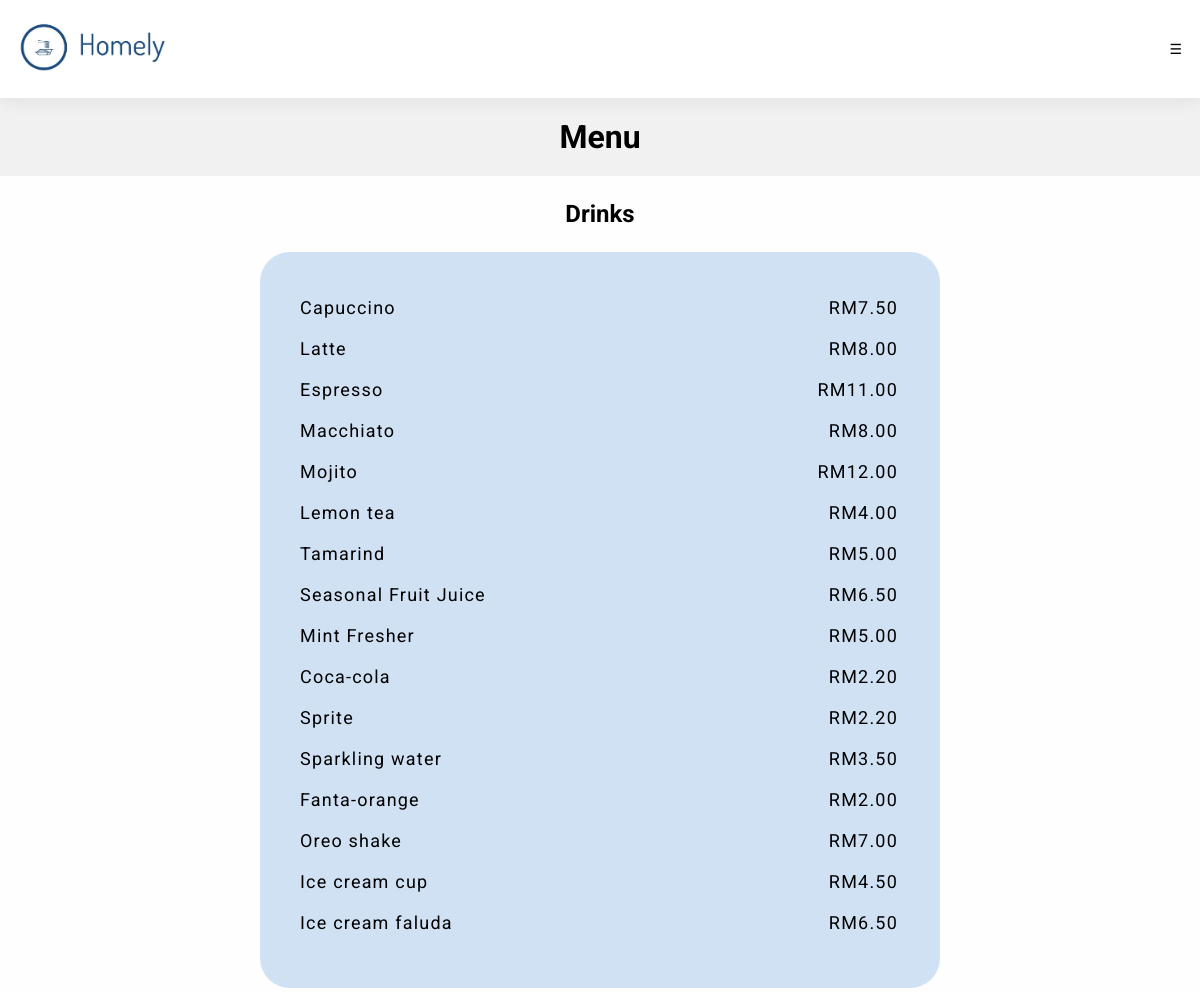
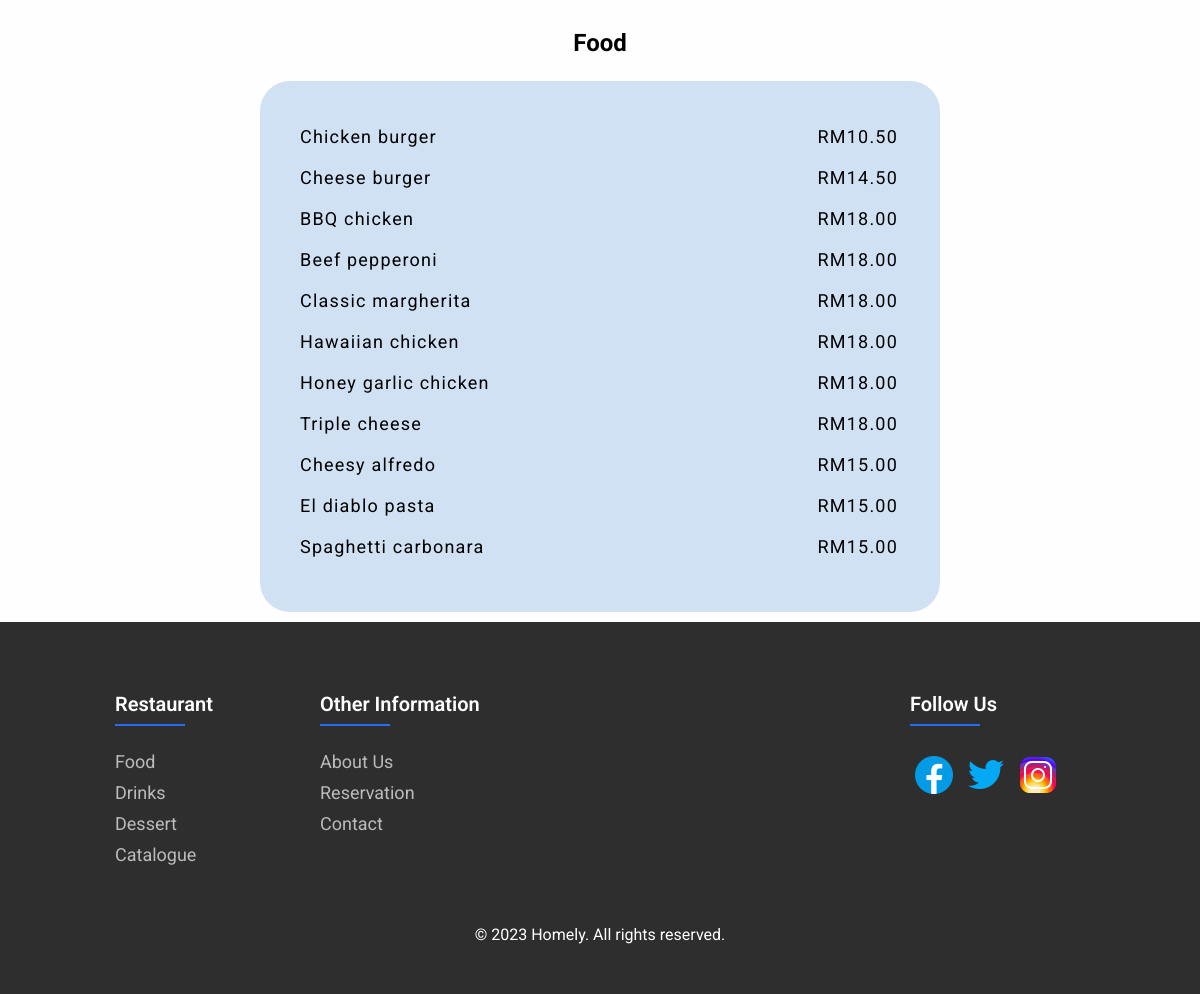
/menu/, run on an earlier commit of the app's database (2 pictures, top to bottom).
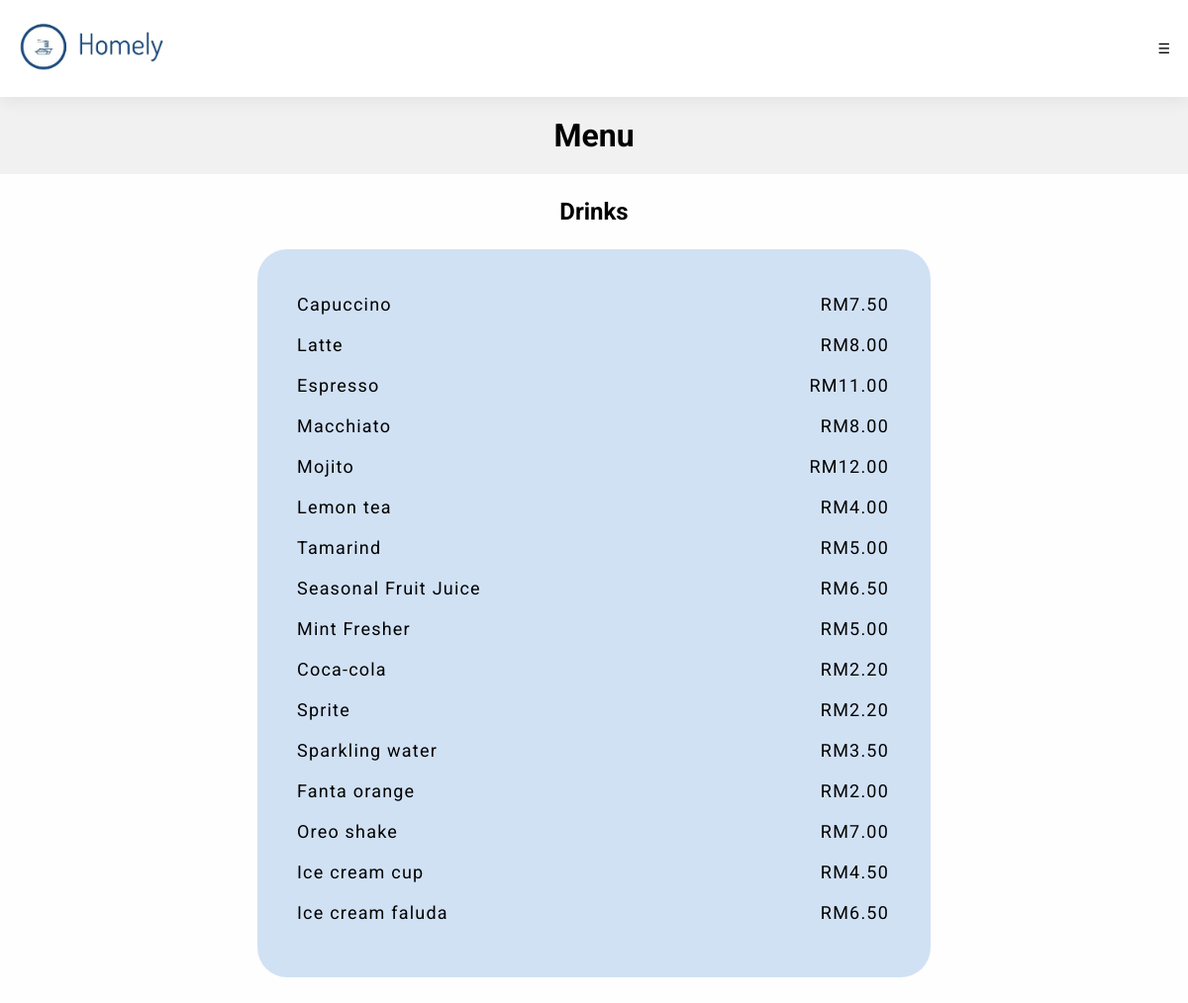
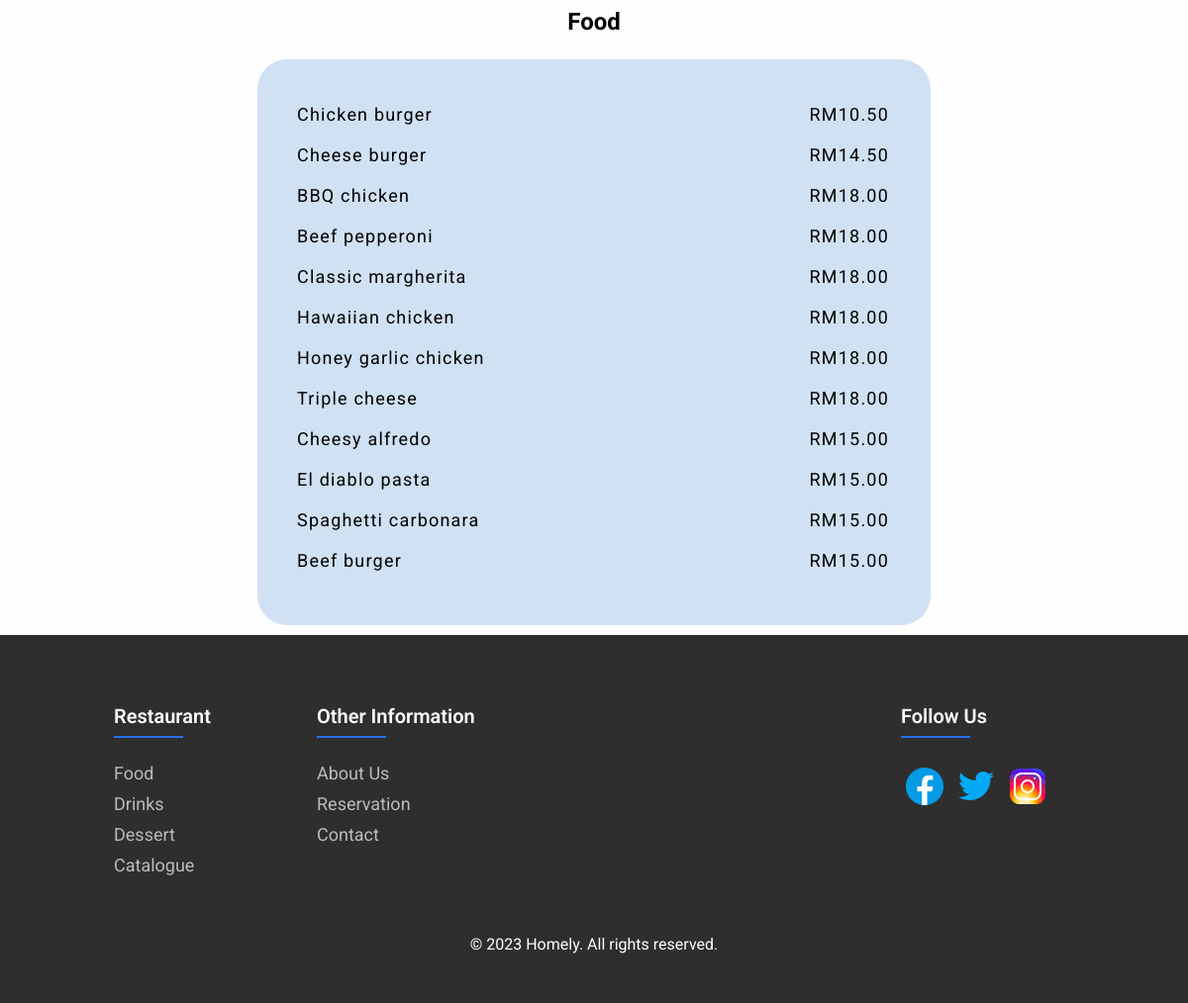
And on a later commit of the database (2 pictures, top to bottom).
### restaurant/models.py (models this page shows, shortened)
class FoodItem(models.Model):
    type = models.CharField(max_length=100)
    category = models.CharField(max_length=100)
    name = models.CharField(max_length=100)
    price = models.DecimalField(max_digits=6, decimal_places=2)
    description = models.TextField(blank=True)
    image = models.ImageField(upload_to='menu_items/')
    details_url = models.URLField(blank=True, null=True)

### restaurant/views.py (the view)
# urls.py: path('menu/', views.menu, name="menu"),
def menu(request):
    food_items = FoodItem.objects.all().order_by('category')
    food_items_grouped = {k: list(v) for k, v in groupby(food_items, key=attrgetter('category'))}
    return render(request, 'menu.html', {'food_items_grouped': food_items_grouped.items()})

### templates/menu.html
{% extends 'main.html' %} {% load static %} {% block content %}
<h1 class="menu-heading">Menu</h1>
<section class="menu-container">
  {% for category, items in food_items_grouped %}
  <section class="category-container">
    <a href="{% url category|lower %}" class="category-label">{{ category }}</a>
  </section>
  <section class="{{ category|lower }}-container">
    {% for item in items %}
    <article class="item">
      <p class="{{ category|lower }}">{{ item.name }}</p>
      <p class="price">RM{{ item.price }}</p>
    </article>
    {% endfor %}
  </section>
  {% endfor %}
</section>
{% endblock %}

What changed in the data, as far as the page shows it:
changed FoodItem: name "Fanta-orange" → "Fanta orange"
added FoodItem: name "Beef burger", price "15.00", shown under "Food"
